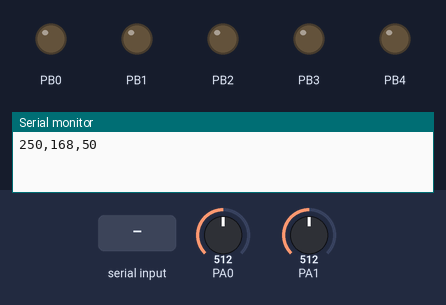
Recording of a program running on a simulated ATmega32, built with avr-gcc and emulated at 8 MHz (the files do not name the chip). On the bench: output pins drawn as LEDs (lit = HIGH), the last lines printed to the serial monitor. Inputs (shaded band) come from the test bench; at power-on: PA0 = 512, PA1 = 512.

Above: at 1.2 s.
1.3 s: "3" received over Serial
At 1.6 s:
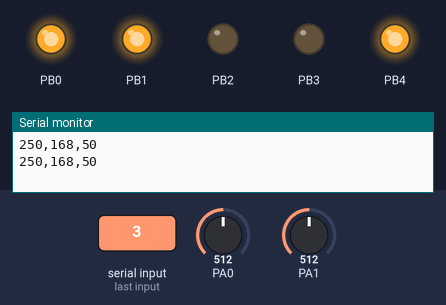
2.8 s: "2" received over Serial
At 4.0 s:
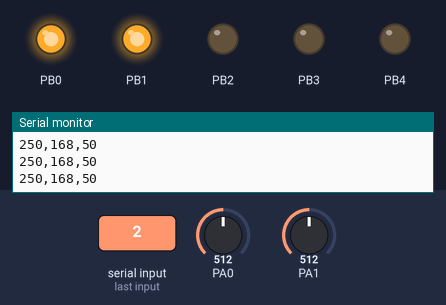
Timing chart, 0 to 5.8 s (numbered marks = the images above; inputs shaded):
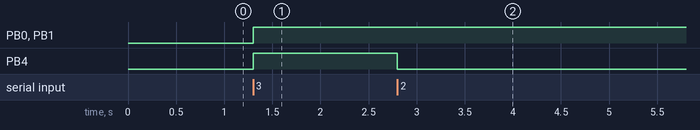

The program:

main.c
```c
/*
 * @name 	  main.c
 * @date  	Created on: 17/7/2025
 * @folder  Graduation Project
 * @author  Ziad Elmekawy
 */


#include "APP/APP.h"

#define F_CPU	8000000UL

u8 RetValue =0  ;
u8 temp = 0 ;
u16 light  = 0 ;

int main()
{

	Application_Initialization();
	while(1)
	{
		temp = Read_Temperature();
		light = Read_Light();
		SendSensors(temp , light);
		USART_POLL_ReceiveData(&RetValue);
		Control(temp , light , RetValue);


	}
	return 0 ;
}
```

APP.c
```c
/*
 * @name 	APP.c
 * @date  	Created on: 25/7/2025
 * @folder   Graduation Project
 * @author  Ziad Elmekawy
 */


/* <<<<<<<<<<<<<<<<<<<<<<<<<<< Includes >>>>>>>>>>>>>>>>>>>>>>>>>>>> */
#include "APP.h"

/* <<<<<<<<<<<<<<<<<<<<< Data Types   >>>>>>>>>>>>>>>>>>>>>>>  */
led_t led1 =
{
	.Port = _PORTB_ ,
	.Pin = PIN0
};

led_t led2 =
{
	.Port = _PORTB_ ,
	.Pin = PIN1
};

led_t led3 =
{
	.Port = _PORTB_ ,
	.Pin = PIN2
};
buz_t buz1 =
{
		.Port = _PORTB_ ,
		.Pin = PIN3
};
motor_t motor1 =
{
		.Port = _PORTB_ ,
		.Pin = PIN4
};
/* <<<<<<<<<<<<<<<<<<<<<<<<<<< User Interface Definition  >>>>>>>>>>>>>>>>>>>>>>>>>>>> */
/***
 * @name				Application_Initialization
 * @brief
 * @argument		void
 * @return				void
 */
void Application_Initialization(void)
{
	DIO_Std_SetPinDirection(_PORTA_ , PIN0 , DIO_PIN_INPUT);
	DIO_Std_SetPinDirection(_PORTA_ , PIN1 , DIO_PIN_INPUT);
	ADC_voidInit();
	USART_Init();
	TWI_voidInitMaster(0);

	LED_Void_Initialzation(led1);
	LED_Void_Initialzation(led2);
	LED_Void_Initialzation(led3);
	Buz_Void_Initialzation(buz1);
	DC_Motor_init(motor1);

}

/***
 * @name				Light_Turn_ON
 * @brief				Turn ON light
 * @argument		void
 * @return			void
 */
void Light_Turn_ON (void)
{
	LED_Void_Turn_ON(led1);
	LED_Void_Turn_ON(led2);
}

/***
 * @name				Light_Turn_OFF
 * @brief				Turn OFF light
 * @argument		void
 * @return			void
 */
void Light_Turn_OFF (void)
{
	LED_Void_Turn_OFF(led1);
	LED_Void_Turn_OFF(led2);
}

/***
 * @name				Read_Light
 * @brief				Read Light from LDR
 * @argument		void
 * @return			void
 */
u8 Read_Light (void)
{
	u16 RetValue = 0 ;
	u32 light = 0 ;
	DIO_Std_SetPinDirection(_PORTA_ , PIN1 , DIO_PIN_INPUT);
	ADC_u8GetResultSync(ADC_CHANNEL1 , &RetValue );
	RetValue = RetValue *( 5000 / 1024.0) ;
	light = ((f32)RetValue*10) ;

	return light ;
}

/***
 * @name				Read_Temperature
 * @brief				Read temperature from LM35
 * @argument		void
 * @return				void
 */
u8 Read_Temperature (void)
{
	u16 RetValue = 0 ;
	u32 temp = 0 ;
	DIO_Std_SetPinDirection(_PORTA_ , PIN0 , DIO_PIN_INPUT);
	 ADC_u8GetResultSync(ADC_CHANNEL0 , &RetValue );
	 RetValue = RetValue *( 5000 / 1024.0) ;
	 temp = ((f32)RetValue / 10.0) ;
	 return temp ;
}

void Control (u8 temp , u16 light , u8 UART_Receive)
{
	if (UART_Receive == '3')
	{
		Motor_Turn_ON();
	}
	else if (UART_Receive == '2')
	{
		Motor_Turn_OFF();
	}
	else if (UART_Receive == '1')
	{
		Light_Turn_ON();
	}
	else if (UART_Receive == '0')
	{
		Light_Turn_OFF();
	}
	if ((temp < 50) && (temp >= 40))
	{
		Motor_Turn_ON();
	}
	else if((temp >= 50) && (temp < 100))
	{
		Weather_Turn_ON();
	}
	else
	{
		Weather_Turn_OFF();
	}
	if((light  >= 0) && (light  <= 600))
	{
		Light_Turn_ON();
	}
	else if (light  > 600)
	{
		Light_Turn_OFF();
	}
}


void SendSensors(u8 temp , u16 light)
{
    u8 buffer[50];

    sprintf(buffer, "%d,%d,%d\n", temp, light, 50);
    USART_POLL_SendString(buffer); // Send string over UART
}

void SendDataToEEPROM(u8 temp , u8 light)
{
	static u8 counter =0  ;
	EEPROM_voidSendDataByte(counter , temp);
	EEPROM_voidSendDataByte(counter , light);
}

/* <<<<<<<<<<<<<<<<<<<<<<<<<<< Helper Functions >>>>>>>>>>>>>>>>>>>>>>>> */

void Weather_Turn_ON (void)
{
	Buz_Void_Turn_ON(buz1);
	LED_Void_Turn_ON(led3);
}
void Weather_Turn_OFF (void)
{
	Buz_Void_Turn_OFF(buz1);
	LED_Void_Turn_OFF(led3);
}
void Motor_Turn_ON (void)
{
	DC_Motor_ON(motor1);
}
void Motor_Turn_OFF (void)
{
	DC_Motor_OFF(motor1);
}
```

APP.h
```c
/*
 * @name 	APP.h
 * @date  	Created on: 25/7/2025
 * @folder   Graduation Project
 * @author  Ziad Elmekawy
 */

#ifndef APP_APP_H_
#define APP_APP_H_
/* <<<<<<<<<<<<<<<<<<<<<<<<<<< Includes >>>>>>>>>>>>>>>>>>>>>>>>>>>> */
#include <util/delay.h>
#include "../MCAL/ADC/ADC_interface.h"
#include "../MCAL/USART/USART_interface.h"
#include "../HAL/LED/LED_Interface.h"
#include "../HAL/DC_Motor/DC_Motor_interface.h"
#include "../HAL/Buzzer/Buzzer_Interface.h"
#include "../HAL/EEPROM/EEPROM_interface.h"
#include "../MCAL/TWI/TWI_interface.h"
/* <<<<<<<<<<<<<<<<<<<<< Macro Declaration >>>>>>>>>>>>>>>>>>>>>> */


/* <<<<<<<<<<<<<<<<<<<<< Macro Function   >>>>>>>>>>>>>>>>>>>>>>>  */


/* <<<<<<<<<<<<<<<<< User Interface Declaration >>>>>>>>>>>>>>> */
void Application_Initialization(void);
void Light_Turn_ON (void);
void Light_Turn_OFF (void);
void Weather_Turn_ON (void);
void Weather_Turn_OFF (void);
void Motor_Turn_ON (void);
void Motor_Turn_OFF (void);
u8 Read_Temperature (void);
u8 Read_Light (void);
void SendSensors(u8 temp , u16 light);
void SendDataToEEPROM(u8 temp , u8 light);
void Control (u8 temp , u16 light , u8 UART_Receive);

#endif /* APP_APP_H_ */
```

DC_Motor_config.h
```c
/*
 * @name 	DC_Motor_config.h
 * @date  	Created on: 23/7/2025
 * @folder   Graduation Project
 * @author  Ziad Elmekawy
 */

#ifndef HAL_DC_MOTOR_DC_MOTOR_CONFIG_H_
#define HAL_DC_MOTOR_DC_MOTOR_CONFIG_H_


#endif /* HAL_DC_MOTOR_DC_MOTOR_CONFIG_H_ */
```

DC_Motor_config.h
```c
/*
 * @name 	DC_Motor_config.h
 * @date  	Created on: 23/7/2025
 * @folder   Graduation Project
 * @author  Ziad Elmekawy
 */

#ifndef HAL_DC_MOTOR_DC_MOTOR_CONFIG_H_
#define HAL_DC_MOTOR_DC_MOTOR_CONFIG_H_


#endif /* HAL_DC_MOTOR_DC_MOTOR_CONFIG_H_ */
```

Buzzer_Interface.h
```c
/*
 * @name 	Buzzer_Interface.h
 * @date  	Created on: 19/7/2025
 * @folder   Graduation Project
 * @author   Ziad Elmekawy
 */

#ifndef HAL_BUZZER_BUZZER_INTERFACE_H_
#define HAL_BUZZER_BUZZER_INTERFACE_H_

/* <<<<<<<<<<<<<<<<<<<<<<<<<<< Includes >>>>>>>>>>>>>>>>>>>>>>>>>>>> */
#include "../../MCAL/DIO/DIO_Interface.h"
/* <<<<<<<<<<<<<<<<<<<<< Macro Declaration >>>>>>>>>>>>>>>>>>>>>> */
#define ACTIVE_HIGH		1
#define ACTIVE_LOW		0
/* <<<<<<<<<<<<<<<<<<<<< Macro Function   >>>>>>>>>>>>>>>>>>>>>>>  */

/* <<<<<<<<<<<<<<<<<<<<<<< Data Types   >>>>>>>>>>>>>>>>>>>>>>>>>>>  */
typedef struct
{
	u8 Port ;
	u8 Pin;
	u8 Status ;
}buz_t;
/* <<<<<<<<<<<<<<<<< User Interface Declaration >>>>>>>>>>>>>>> */
Std_ReturnType Buz_Void_Initialzation 	(buz_t buz) ;
Std_ReturnType Buz_Void_Turn_ON  		(buz_t buz) ;
Std_ReturnType Buz_Void_Turn_OFF 	(buz_t buz) ;
Std_ReturnType Buz_Void_Toglle        	(buz_t buz) ;

#endif /* HAL_BUZZER_BUZZER_INTERFACE_H_ */
```

Buzzer_Program.c
```c
/*
 * @name 	Buzzer_Program.c
 * @date  	Created on: 19/7/2025
 * @folder   Graduation Project
 * @author  Ziad Elmekawy
 */
/* <<<<<<<<<<<<<<<<<<<<<<<<<<< Includes >>>>>>>>>>>>>>>>>>>>>>>>>>>> */
#include "Buzzer_Interface.h"

/* <<<<<<<<<<<<<<<<< User Interface Definition >>>>>>>>>>>>>>> */
/***
 * @name				buz_Initialzation
 * @brief
 * @argument
 * @return
 */
Std_ReturnType Buz_Void_Initialzation (buz_t buz)
{
	Std_ReturnType Ret_Status = E_OK ;
	if((buz.Port >= _PORTA_) && (buz.Port <= _PORTD_))
	{
		if((buz.Pin >= PIN0) && (buz.Pin <= PIN7))
		{
			DIO_Std_SetPinDirection(buz.Port , buz.Pin , DIO_PIN_OUTPUT);
		}
		else
		{
			Ret_Status = E_NOK ;
		}
	}
	else
	{
		Ret_Status = E_NOK ;
	}
	return Ret_Status ;
}

/***
 * @name				buz_Turn_ON
 * @brief
 * @argument
 * @return
 */
Std_ReturnType Buz_Void_Turn_ON  (buz_t buz)
{
	Std_ReturnType Ret_Status = E_OK ;
	if((buz.Port >= _PORTA_) && (buz.Port <= _PORTD_))
	{
		if((buz.Pin >= PIN0) && (buz.Pin <= PIN7))
		{
			DIO_Std_SetPinValue(buz.Port , buz.Pin , PIN_HIGH);
		}
		else
		{
			Ret_Status = E_NOK ;
		}
	}
	else
	{
		Ret_Status = E_NOK ;
	}
	return Ret_Status ;
}

/***
 * @name				buz_Turn_OFF
 * @brief
 * @argument
 * @return
 */
Std_ReturnType Buz_Void_Turn_OFF (buz_t buz)
{
	Std_ReturnType Ret_Status = E_OK ;
	if((buz.Port >= _PORTA_) && (buz.Port <= _PORTD_))
	{
		if((buz.Pin >= PIN0) && (buz.Pin <= PIN7))
		{
			DIO_Std_SetPinValue(buz.Port , buz.Pin , PIN_LOW);
		}
		else
		{
			Ret_Status = E_NOK ;
		}
	}
	else
	{
		Ret_Status = E_NOK ;
	}
	return Ret_Status ;
}

/***
 * @name				buz_Toglle
 * @brief
 * @argument
 * @return
 */
Std_ReturnType Buz_Void_Toglle        (buz_t buz)
{
	Std_ReturnType Ret_Status = E_OK ;
	if((buz.Port >= _PORTA_) && (buz.Port <= _PORTD_))
	{
		if((buz.Pin >= PIN0) && (buz.Pin <= PIN7))
		{
			DIO_Std_TogglePin(buz.Port , buz.Pin );
		}
		else
		{
			Ret_Status = E_NOK ;
		}
	}
	else
	{
		Ret_Status = E_NOK ;
	}
	return Ret_Status ;
}
```

DC_Motor_interface.h
```c
/*
 * @name 	DC_Motor_interface.h
 * @date  	Created on: 23/7/2025
 * @folder   Graduation Project
 * @author  Ziad Elmekawy
 */

#ifndef HAL_DC_MOTOR_DC_MOTOR_INTERFACE_H_
#define HAL_DC_MOTOR_DC_MOTOR_INTERFACE_H_

/* <<<<<<<<<<<<<<<<<<<<<<<<<<< Includes >>>>>>>>>>>>>>>>>>>>>>>>>>>> */
#include "../../MCAL/DIO/DIO_Interface.h"
#include "DC_Motor_config.h"
/* <<<<<<<<<<<<<<<<<<<<< Macro Declaration >>>>>>>>>>>>>>>>>>>>>> */

/* <<<<<<<<<<<<<<<<<<<<< Macro Function   >>>>>>>>>>>>>>>>>>>>>>>  */

/* <<<<<<<<<<<<<<<<<<<<<<< Data Types   >>>>>>>>>>>>>>>>>>>>>>>>>>>  */
typedef struct
{
	u8 Port ;
	u8 Pin;
}motor_t;
/* <<<<<<<<<<<<<<<<< User Interface Declaration >>>>>>>>>>>>>>> */
void DC_Motor_init 	(motor_t motor);
void DC_Motor_ON 	(motor_t motor);
void DC_Motor_OFF 	(motor_t motor);


#endif /* HAL_DC_MOTOR_DC_MOTOR_INTERFACE_H_ */
```

DC_Motor_program.c
```c
/*
 * @name 	DC_Motor_program.c
 * @date  	Created on: 23/7/2025
 * @folder   Graduation Project
 * @author  Ziad Elmekawy
 */

/* <<<<<<<<<<<<<<<<<<<<<<<<<<< Includes >>>>>>>>>>>>>>>>>>>>>>>>>>>> */
#include "DC_Motor_interface.h"

/* <<<<<<<<<<<<<<<<<<<<<<<<<<< User Interface Definition  >>>>>>>>>>>>>>>>>>>>>>>>>>>> */
/***
 * @name				DC_Motor_init
 * @brief
 * @argument
 * @return
 */
void DC_Motor_init 	(motor_t motor)
{
	if((motor.Port>= _PORTA_) && (motor.Port<= _PORTD_) )
	{
		if((motor.Pin >= PIN0) && (motor.Pin <= PIN7))
		{
			DIO_Std_SetPinDirection(motor.Port, motor.Pin , DIO_PIN_OUTPUT);
			DIO_Std_SetPinValue(motor.Port , motor.Pin , PIN_LOW);
		}
	}
}

/***
 * @name				DC_Motor_ON
 * @brief
 * @argument
 * @return
 */
void DC_Motor_ON 	(motor_t motor)
{
	if((motor.Port>= _PORTA_) && (motor.Port<= _PORTD_) )
	{
		if((motor.Pin >= PIN0) && (motor.Pin <= PIN7))
		{
			DIO_Std_SetPinValue(motor.Port , motor.Pin , PIN_HIGH);
		}
	}
}

/***
 * @name				DC_Motor_OFF
 * @brief
 * @argument
 * @return
 */
void DC_Motor_OFF (motor_t motor)
{
	if((motor.Port >= _PORTA_) && (motor.Port<= _PORTD_) )
	{
		if((motor.Pin >= PIN0) && (motor.Pin <= PIN7))
		{
			DIO_Std_SetPinValue(motor.Port , motor.Pin , PIN_LOW);
		}
	}
}
```

EEPROM_interface.h
```c
/*
 * @name 	{file_name}
 * @date  	Created on: ??þ/??þ/????
 * @author  hp
 */

#ifndef HAL_EEPROM_EEPROM_INTERFACE_H_
#define HAL_EEPROM_EEPROM_INTERFACE_H_

#include "../../LIB/Bit_MATH.h"
#include "../../LIB/Std_types.h"

#define EEPROM_FIXED_ADDRESS		0b01010000


void EEPROM_voidSendDataByte(u16 Copy_u16LocationAddress, u8 Copy_u8DataByte);

u8 EEPROM_u8ReadDataByte(u16 Copy_u16LocationAddress);

#endif /* HAL_EEPROM_EEPROM_INTERFACE_H_ */
```

LED_Interface.h
```c
/*
 * @name 	LED_Interface.h
 * @date  	Created on: 19/7/2025
 * @folder   Graduation Project
 * @author  Ziad Elmekawy
 */

#ifndef HAL_LED_LED_INTERFACE_H_
#define HAL_LED_LED_INTERFACE_H_

/* <<<<<<<<<<<<<<<<<<<<<<<<<<< Includes >>>>>>>>>>>>>>>>>>>>>>>>>>>> */
#include "../../MCAL/DIO/DIO_Interface.h"
/* <<<<<<<<<<<<<<<<<<<<< Macro Declaration >>>>>>>>>>>>>>>>>>>>>> */
#define ACTIVE_HIGH		1
#define ACTIVE_LOW		0
/* <<<<<<<<<<<<<<<<<<<<< Macro Function   >>>>>>>>>>>>>>>>>>>>>>>  */

/* <<<<<<<<<<<<<<<<<<<<<<< Data Types   >>>>>>>>>>>>>>>>>>>>>>>>>>>  */
typedef struct
{
	u8 Port ;
	u8 Pin;
	u8 Status ;
}led_t;
/* <<<<<<<<<<<<<<<<< User Interface Declaration >>>>>>>>>>>>>>> */
Std_ReturnType LED_Void_Initialzation (led_t led) ;
Std_ReturnType LED_Void_Turn_ON  (led_t led) ;
Std_ReturnType LED_Void_Turn_OFF (led_t led) ;
Std_ReturnType LED_Void_Toggle        (led_t led) ;
#endif /* HAL_LED_LED_INTERFACE_H_ */
```

LED_Program.c
```c
/*
 * @name 	LED_Program.c
 * @date  	Created on: 19/7/2025
 * @folder   Graduation Project
 * @author  Ziad Elmekawy
 */
/* <<<<<<<<<<<<<<<<<<<<<<<<<<< Includes >>>>>>>>>>>>>>>>>>>>>>>>>>>> */
#include "LED_Interface.h"

/* <<<<<<<<<<<<<<<<< User Interface Definition >>>>>>>>>>>>>>> */
/***
 * @name				LED_Initialzation
 * @brief
 * @argument
 * @return
 */
Std_ReturnType LED_Void_Initialzation (led_t led)
{
	Std_ReturnType Ret_Status = E_OK ;
	if((led.Port >= _PORTA_) && (led.Port <= _PORTD_))
	{
		if((led.Pin >= PIN0) && (led.Pin <= PIN7))
		{
			DIO_Std_SetPinDirection(led.Port , led.Pin , DIO_PIN_OUTPUT);
		}
		else
		{
			Ret_Status = E_NOK ;
		}
	}
	else
	{
		Ret_Status = E_NOK ;
	}
	return Ret_Status ;
}

/***
 * @name				LED_Turn_ON
 * @brief
 * @argument
 * @return
 */
Std_ReturnType LED_Void_Turn_ON  (led_t led)
{
	Std_ReturnType Ret_Status = E_OK ;
	if((led.Port >= _PORTA_) && (led.Port <= _PORTD_))
	{
		if((led.Pin >= PIN0) && (led.Pin <= PIN7))
		{
			DIO_Std_SetPinValue(led.Port , led.Pin , PIN_HIGH);
		}
		else
		{
			Ret_Status = E_NOK ;
		}
	}
	else
	{
		Ret_Status = E_NOK ;
	}
	return Ret_Status ;
}

/***
 * @name				LED_Turn_OFF
 * @brief
 * @argument
 * @return
 */
Std_ReturnType LED_Void_Turn_OFF (led_t led)
{
	Std_ReturnType Ret_Status = E_OK ;
	if((led.Port >= _PORTA_) && (led.Port <= _PORTD_))
	{
		if((led.Pin >= PIN0) && (led.Pin <= PIN7))
		{
			DIO_Std_SetPinValue(led.Port , led.Pin , PIN_LOW);
		}
		else
		{
			Ret_Status = E_NOK ;
		}
	}
	else
	{
		Ret_Status = E_NOK ;
	}
	return Ret_Status ;
}

/***
 * @name				LED_Toglle
 * @brief
 * @argument
 * @return
 */
Std_ReturnType LED_Void_Toggle        (led_t led)
{
	Std_ReturnType Ret_Status = E_OK ;
	if((led.Port >= _PORTA_) && (led.Port <= _PORTD_))
	{
		if((led.Pin >= PIN0) && (led.Pin <= PIN7))
		{
			DIO_Std_TogglePin(led.Port , led.Pin );
		}
		else
		{
			Ret_Status = E_NOK ;
		}
	}
	else
	{
		Ret_Status = E_NOK ;
	}
	return Ret_Status ;
}
```

Buzzer_Interface.h
```c
/*
 * @name 	Buzzer_Interface.h
 * @date  	Created on: 19/7/2025
 * @author  Ziad Elmekawy
 */

#ifndef HAL_BUZZER_BUZZER_INTERFACE_H_
#define HAL_BUZZER_BUZZER_INTERFACE_H_

/* <<<<<<<<<<<<<<<<<<<<<<<<<<< Includes >>>>>>>>>>>>>>>>>>>>>>>>>>>> */
#include "../../DIO/DIO_Interface.h"
/* <<<<<<<<<<<<<<<<<<<<< Macro Declaration >>>>>>>>>>>>>>>>>>>>>> */
#define ACTIVE_HIGH		1
#define ACTIVE_LOW		0
/* <<<<<<<<<<<<<<<<<<<<< Macro Function   >>>>>>>>>>>>>>>>>>>>>>>  */

/* <<<<<<<<<<<<<<<<<<<<<<< Data Types   >>>>>>>>>>>>>>>>>>>>>>>>>>>  */
typedef struct
{
	u8 Port ;
	u8 Pin;
	u8 Status ;
}buz_t;
/* <<<<<<<<<<<<<<<<< User Interface Declaration >>>>>>>>>>>>>>> */
Std_ReturnType Buz_Void_Initialzation 	(buz_t buz) ;
Std_ReturnType Buz_Void_Turn_ON  		(buz_t buz) ;
Std_ReturnType Buz_Void_Turn_OFF 	(buz_t buz) ;
Std_ReturnType Buz_Void_Toglle        	(buz_t buz) ;

#endif /* HAL_BUZZER_BUZZER_INTERFACE_H_ */
```

Buzzer_Program.c
```c
/*
 * @name 	Buzzer_Program.c
 * @date  	Created on: 19/7/2025
 * @author  Ziad Elmekawy
 */
/* <<<<<<<<<<<<<<<<<<<<<<<<<<< Includes >>>>>>>>>>>>>>>>>>>>>>>>>>>> */
#include "Buzzer_Interface.h"

/* <<<<<<<<<<<<<<<<< User Interface Definition >>>>>>>>>>>>>>> */
/***
 * @name				buz_Initialzation
 * @brief				Initializes a buzzer by setting its corresponding pin as an output.
 * @argument buz		A structure `buz_t` containing the port and pin information for the buzzer.
 * @return				Std_ReturnType indicating success (E_OK) if initialization is successful, or failure (E_NOK) if the provided port or pin is invalid.
 */
Std_ReturnType Buz_Void_Initialzation (buz_t buz)
{
	Std_ReturnType Ret_Status = E_OK ;
	if((buz.Port >= _PORTA_) && (buz.Port <= _PORTD_))
	{
		if((buz.Pin >= PIN0) && (buz.Pin <= PIN7))
		{
			DIO_Std_SetPinDirection(buz.Port , buz.Pin , DIO_PIN_OUTPUT);
		}
		else
		{
			Ret_Status = E_NOK ;
		}
	}
	else
	{
		Ret_Status = E_NOK ;
	}
	return Ret_Status ;
}

/***
 * @name				buz_Turn_ON
 * @brief				Turns on the buzzer by setting its corresponding pin to a high value.
 * @argument buz		A structure `buz_t` containing the port and pin information for the buzzer.
 * @return				Std_ReturnType indicating success (E_OK) if the buzzer is turned on successfully, or failure (E_NOK) if the provided port or pin is invalid.
 */
Std_ReturnType Buz_Void_Turn_ON  (buz_t buz)
{
	Std_ReturnType Ret_Status = E_OK ;
	if((buz.Port >= _PORTA_) && (buz.Port <= _PORTD_))
	{
		if((buz.Pin >= PIN0) && (buz.Pin <= PIN7))
		{
			DIO_Std_SetPinValue(buz.Port , buz.Pin , PIN_HIGH);
		}
		else
		{
			Ret_Status = E_NOK ;
		}
	}
	else
	{
		Ret_Status = E_NOK ;
	}
	return Ret_Status ;
}

/***
 * @name				buz_Turn_OFF
 * @brief				Turns off the buzzer by setting its corresponding pin to a low value.
 * @argument buz		A structure `buz_t` containing the port and pin information for the buzzer.
 * @return				Std_ReturnType indicating success (E_OK) if the buzzer is turned off successfully, or failure (E_NOK) if the provided port or pin is invalid.
 */
Std_ReturnType Buz_Void_Turn_OFF (buz_t buz)
{
	Std_ReturnType Ret_Status = E_OK ;
	if((buz.Port >= _PORTA_) && (buz.Port <= _PORTD_))
	{
		if((buz.Pin >= PIN0) && (buz.Pin <= PIN7))
		{
			DIO_Std_SetPinValue(buz.Port , buz.Pin , PIN_LOW);
		}
		else
		{
				Ret_Status = E_NOK ;
		}
	}
	else
	{
		Ret_Status = E_NOK ;
	}
	return Ret_Status ;
}

/***
 * @name				buz_Toglle
 * @brief				Toggles the state (ON/OFF) of the buzzer's corresponding pin.
 * @argument buz		A structure `buz_t` containing the port and pin information for the buzzer.
 * @return				Std_ReturnType indicating success (E_OK) if the buzzer state is toggled successfully, or failure (E_NOK) if the provided port or pin is invalid.
 */
Std_ReturnType Buz_Void_Toglle     (buz_t buz)
{
	Std_ReturnType Ret_Status = E_OK ;
	if((buz.Port >= _PORTA_) && (buz.Port <= _PORTD_))
	{
		if((buz.Pin >= PIN0) && (buz.Pin <= PIN7))
		{
			DIO_Std_TogglePin(buz.Port , buz.Pin );
		}
		else
		{
			Ret_Status = E_NOK ;
		}
	}
	else
	{
		Ret_Status = E_NOK ;
	}
	return Ret_Status ;
}
```

Source omitted: DC_Motor_interface.h (841 bytes), DC_Motor_program.c (1765 bytes), LED_interface.h (887 bytes), LED_program.c (3071 bytes), Bit_MATH.h (618 bytes), Std_types.h (1156 bytes), ADC_config.h (1514 bytes), ADC_interface.h (2450 bytes), ADC_private.h (2093 bytes), ADC_program.c (9323 bytes), DIO_Interface.c (6341 bytes), DIO_Interface.h (1399 bytes) and 26 more

Measured:
- after the input at 1.3 s, PB0, PB1, PB4: LOW → HIGH at once
- after the input at 2.8 s, PB4: HIGH → LOW at once
